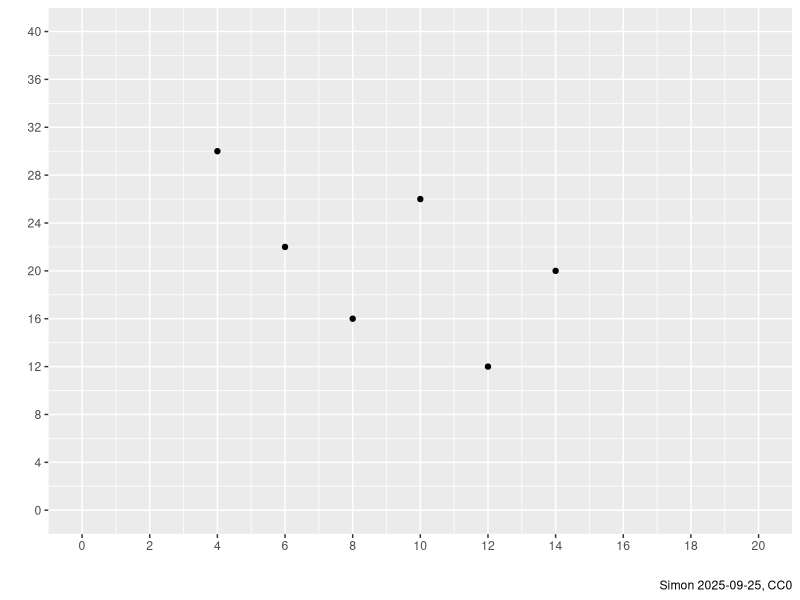
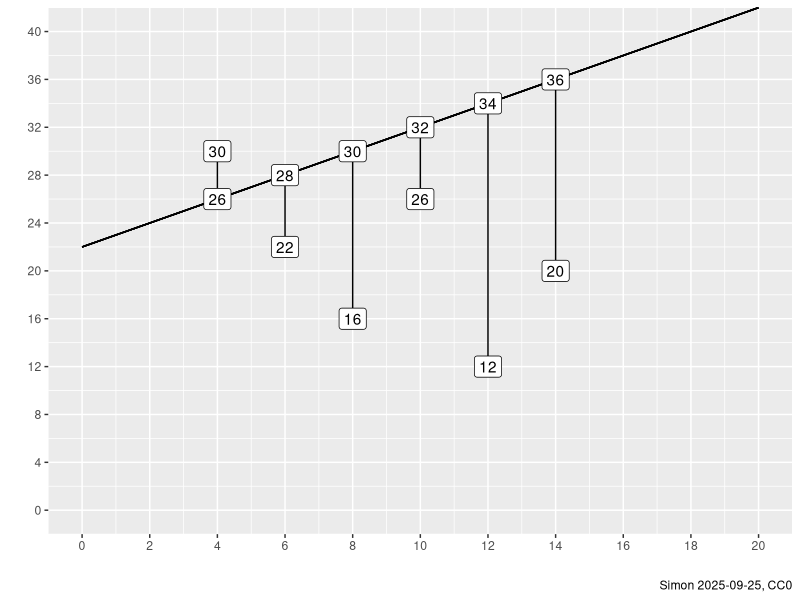
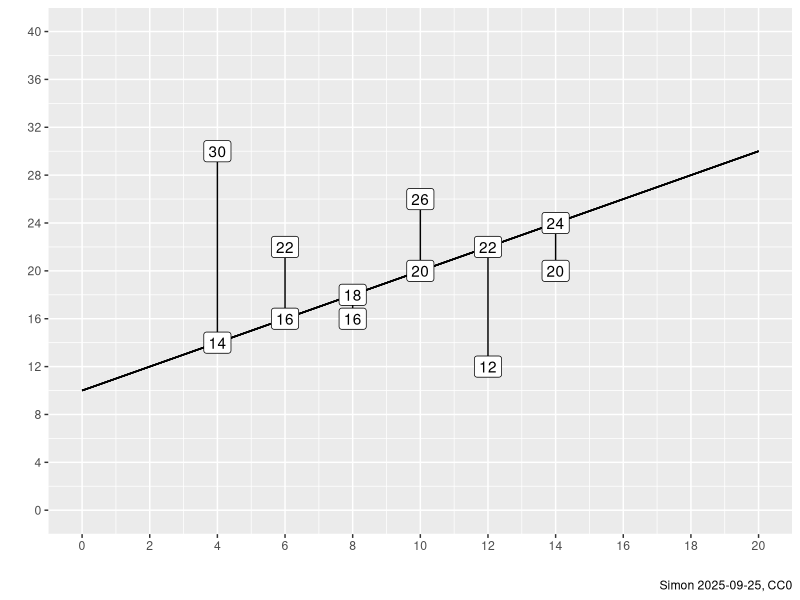
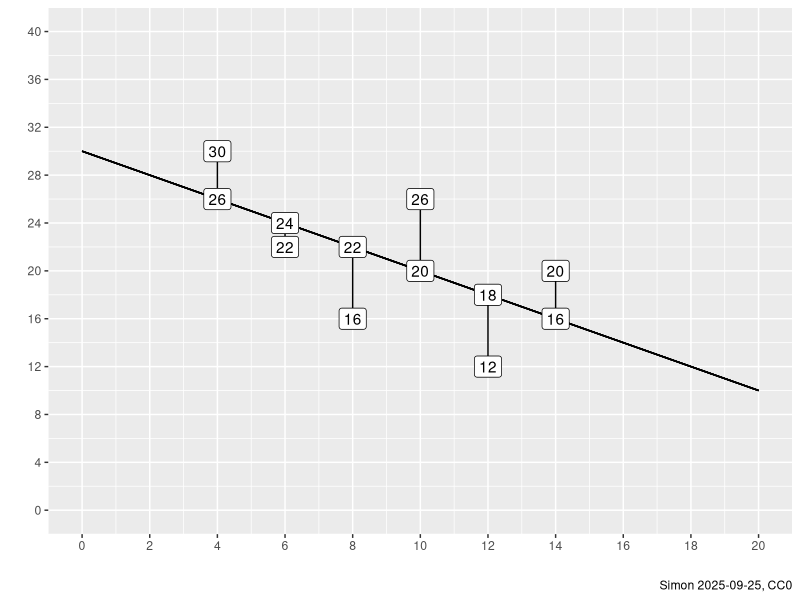

Recreate these plots in R, in order.
## ---- chunk 1
#| label: setup
#| message: false
#| warning: false

library(glue)
library(tidyverse)
## ---- chunk 2
#| label: create

x <- c( 5,  7,  9, 11, 13, 15) - 1
y <- c(29, 21, 15, 25, 11, 19) + 1

mean(x)
mean(y)

sum((x-mean(x))^2)
sum((y-mean(y))^2)

sum((x-mean(x))*(y-mean(y)))

lm(y~x)

## ---- chunk 3
#| label: print

dat <- data.frame(x, y)
dat
## ---- chunk 4
#| label: scatter

dat |>
  ggplot() +
    aes(x, y) +
    geom_point() +
    expand_limits(x=c(0, 20), y=c(0, 40)) +
    labs(
      x=" ",
      y=" ",
      caption="Simon 2025-09-25, CC0") +
    scale_y_continuous(breaks=4*(0:10)) +
    scale_x_continuous(breaks=2*(0:10)) -> p0
p0
## ---- chunk 5
#| label: bad

plot_fit <- function(b0, b1) {

  predicted <- b0+b1*x
  residual <- y-predicted

  p0 +
    geom_segment(xend=x, yend=predicted) +
    geom_segment(x=0, y=b0, xend=20, yend=b0+b1*20) +
    geom_label(x=x, y=y, label=y) +
    geom_label(x=x, y=predicted, label=predicted) -> p1
  
  plot(p1)
  return(data.frame(x, y, predicted, residual))
}

pf <- plot_fit(22, 1)
## ---- chunk 6
#| label: sse-1

calculate_ss <- function(pf) {
  glue("({pf$y}-{pf$predicted})²") |>
    paste0(collapse=" + ") |>
    cat()

  cat("\n")
  
  glue("({pf$residual})²") |>
    paste0(collapse=" + ") |>
    cat()

  cat("\n")
  
  pf$residual^2 |>
    paste0(collapse=" + ") |>
    cat()

  cat("\n")
  
  pf$residual^2 |>
    sum() |>
    cat()
}

calculate_ss(pf)
## ---- chunk 7
#| label: better

pf <- plot_fit(10, 1)
calculate_ss(pf)
## ---- chunk 8
#| label: best

pf <- plot_fit(30, -1)
calculate_ss(pf)
